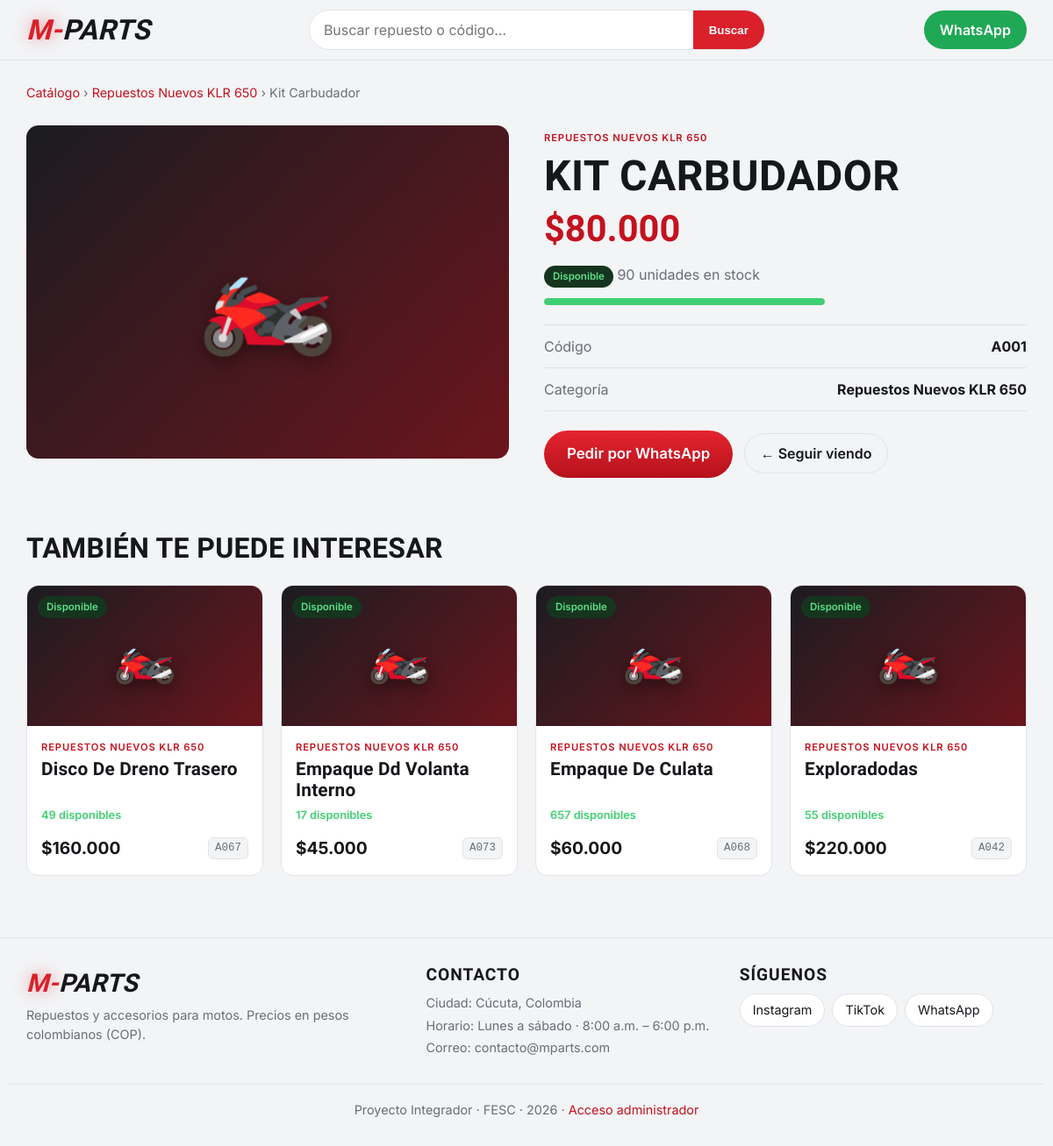
Page /mparts_actualizacion_panel_fotos/mparts/producto.php?codigo=A001 on the committed database.
### tables this page shows
CREATE TABLE `productos` (
  `codigo_producto` varchar(20) NOT NULL,
  `nombre` varchar(150) NOT NULL,
  `categoria` varchar(100) DEFAULT NULL,
  `compras_iniciales` int(11) NOT NULL DEFAULT 0,
  `ventas_registradas` int(11) DEFAULT 0,
  `stock_actual` int(11) NOT NULL DEFAULT 0,
  `costo_unitario` decimal(12,2) NOT NULL DEFAULT 0.00,
  `precio_venta` decimal(12,2) NOT NULL DEFAULT 0.00,
  PRIMARY KEY (`codigo_producto`)
);

### mparts_app_infinity/config.php (called while the page is built, shortened)
<?php
function db(): PDO {
    static $pdo = null;
    if (!$pdo) {
        $pdo = new PDO('mysql:host=' . DB_HOST . ';dbname=' . DB_NAME . ';charset=utf8mb4', DB_USER, DB_PASS, [
            PDO::ATTR_ERRMODE => PDO::ERRMODE_EXCEPTION,
            PDO::ATTR_DEFAULT_FETCH_MODE => PDO::FETCH_ASSOC,
        ]);
    }
    return $pdo;
}
function h($s): string { return htmlspecialchars((string)$s, ENT_QUOTES, 'UTF-8'); }
function cop($n): string { return '$' . number_format((float)$n, 0, ',', '.'); }
function nombre($s): string { return mb_convert_case(mb_strtolower($s), MB_CASE_TITLE); }
function cat_label($c): string {
    $t = mb_convert_case(mb_strtolower($c), MB_CASE_TITLE);
    return str_replace(['Klr', 'Dr ', 'V-strom'], ['KLR', 'DR ', 'V-Strom'], $t);
}
function cat_icon($c): string {
    $c = strtoupper($c);
    return '🏍️';
}
function stock_badge($n): array {
    return ['Disponible', 'ok'];
}
function url(array $o = []): string {
    $p = array_filter(array_merge($_GET, $o), fn($v) => $v !== '' && $v !== null);
    return 'index.php' . ($p ? '?' . http_build_query($p) : '');
}

### mparts_actualizacion_panel_fotos/mparts/includes/fotos.php (called while the page is built, shortened)
<?php
function foto_dir(): string { return __DIR__ . '/../assets/img/productos/'; }
function foto_codigo(string $c): string { return preg_replace('/[^A-Za-z0-9_-]/', '', $c); }
function foto(string $codigo): ?string {
    $c = foto_codigo($codigo); if ($c === '') return null;
    foreach (FOTO_EXT as $e) {
        $f = foto_dir() . $c . '.' . $e;
    }
    return null;
}

### mparts_actualizacion_panel_fotos/mparts/producto.php (the view, shortened to what this page needs)
<?php
require_once __DIR__ . '/config.php';
$codigo = $_GET['codigo'] ?? ''; $p = null; $rel = []; $error = null; $E = CAT_SQL;
try {
    $st = db()->prepare("SELECT codigo_producto, nombre, $E AS cat, stock_actual, precio_venta FROM productos WHERE codigo_producto = :c");
    $st->execute([':c' => $codigo]); $p = $st->fetch();
    if ($p) {
        $st = db()->prepare("SELECT codigo_producto, nombre, $E AS cat, stock_actual, precio_venta FROM productos WHERE $E = :cat AND codigo_producto <> :c ORDER BY RAND() LIMIT 4");
        $st->execute([':cat' => $p['cat'], ':c' => $codigo]); $rel = $st->fetchAll();
    }
} catch (PDOException $e) { $error = $e->getMessage(); }
include __DIR__ . '/includes/header.php';
?>
<main class="wrap">
<?php if ($error): ?>
  <div class="alert"><b>Error de base de datos.</b><br><small><?= h($error) ?></small></div>
<?php elseif (!$p): ?>
  <div class="empty">Producto no encontrado. <a href="index.php">Volver al catálogo</a></div>
<?php else: [$txt, $cls] = stock_badge($p['stock_actual']);
  $msg = 'Hola M-PARTS, me interesa: ' . nombre($p['nombre']) . ' (código ' . $p['codigo_producto'] . ').'; ?>
  <p class="crumbs"><a href="index.php">Catálogo</a> › <a href="<?= h(url(['cat' => $p['cat'], 'q' => '', 'p' => ''])) ?>"><?= h(cat_label($p['cat'])) ?></a> › <?= h(nombre($p['nombre'])) ?></p>
  <section class="detail">
    <div class="thumb big"><?php if ($ph = foto($p['codigo_producto'])): ?><img src="<?= h($ph) ?>" alt="<?= h(nombre($p['nombre'])) ?>" loading="lazy"><?php else: ?><span><?= cat_icon($p['cat']) ?></span><?php endif; ?></div>
    <div>
      <small class="cat"><?= h(cat_label($p['cat'])) ?></small>
      <h1><?= h(nombre($p['nombre'])) ?></h1>
      <p class="price"><?= cop($p['precio_venta']) ?></p>
      <p><span class="badge <?= $cls ?>"><?= $txt ?></span> <span class="muted"><?= (int)$p['stock_actual'] ?> unidades en stock</span></p>
      <div class="meter"><i class="<?= $cls ?>" style="width:<?= min(100, max(3, $p['stock_actual'] * 2)) ?>%"></i></div>
      <ul class="facts"><li><span>Código</span><b><?= h($p['codigo_producto']) ?></b></li><li><span>Categoría</span><b><?= h(cat_label($p['cat'])) ?></b></li></ul>
      <a class="btn big-btn" href="https://wa.me/<?= WHATSAPP ?>?text=<?= urlencode($msg) ?>" target="_blank" rel="noopener"><?= $p['stock_actual'] > 0 ? 'Pedir por WhatsApp' : 'Consultar disponibilidad' ?></a>
      <a class="btn ghost" href="index.php">← Seguir viendo</a>
    </div>
  </section>
  <?php if ($rel): ?>
  <h2 class="sec">También te puede interesar</h2>
  <div class="grid">
    <?php foreach ($rel as $r): [$t2, $c2] = stock_badge($r['stock_actual']); ?>
      <a class="card" href="producto.php?codigo=<?= urlencode($r['codigo_producto']) ?>">
        <div class="thumb"><?php if ($ph = foto($r['codigo_producto'])): ?><img src="<?= h($ph) ?>" alt="<?= h(nombre($r['nombre'])) ?>" loading="lazy"><?php else: ?><span><?= cat_icon($r['cat']) ?></span><?php endif; ?><em class="badge <?= $c2 ?>"><?= $t2 ?></em></div>
        <div class="info"><small class="cat"><?= h(cat_label($r['cat'])) ?></small><h3><?= h(nombre($r['nombre'])) ?></h3>
        <small class="stk <?= $c2 ?>"><?= $r['stock_actual'] > 0 ? (int)$r['stock_actual'] . ' disponibles' : 'Sin stock' ?></small>
        <div class="row"><strong><?= cop($r['precio_venta']) ?></strong><code><?= h($r['codigo_producto']) ?></code></div></div>
      </a>
    <?php endforeach; ?>
  </div>
  <?php endif; endif; ?>
</main>
<?php include __DIR__ . '/includes/footer.php'; ?>

### mparts_actualizacion_panel_fotos/mparts/assets/css/style.css (style rules this page uses)
:root { --bg:#0b0c0f;--card:#14151a;--line:#2b2d35;--tx:#f2f3f5;--mu:#9a9ea9;--ac:#d9202b;--ac-tx:#ff5a63;--ac2:#c9ccd3;--r:14px }
@media (prefers-color-scheme:light) { :root { --bg:#f3f4f6;--card:#fff;--line:#e1e3e8;--tx:#16171b;--mu:#6b6d78;--ac-tx:#c4121e } }
* { box-sizing:border-box }
html { scroll-behavior:smooth }
body { margin:0;background:var(--bg);color:var(--tx);font:16px/1.5 Inter,system-ui,sans-serif }
a { color:inherit;text-decoration:none }
.wrap { max-width:1180px;margin:0 auto;padding:0 20px }
h1,h2,h3,.logo { font-family:'Barlow Condensed',sans-serif;letter-spacing:.01em }
.muted,.mu { color:var(--mu) }
code { font-size:.78rem;color:var(--mu);background:var(--bg);padding:2px 7px;border-radius:6px;border:1px solid var(--line) }
.btn { display:inline-block;padding:10px 18px;border-radius:999px;background:var(--ac);color:#fff;font-weight:600;transition:.2s }
.btn.ghost { background:none;border:1px solid var(--line);color:var(--tx) }
.big-btn { padding:14px 26px;font-size:1.05rem;margin-right:8px }
.grid { display:grid;grid-template-columns:repeat(auto-fill,minmax(240px,1fr));gap:20px }
.card { background:var(--card);border:1px solid var(--line);border-radius:var(--r);overflow:hidden;display:flex;flex-direction:column;transition:.25s }
.thumb { position:relative;height:160px;display:grid;place-items:center;background:linear-gradient(135deg,#1b1c21,#a3101a 170%) }
.thumb span { font-size:3.6rem;filter:drop-shadow(0 6px 10px rgba(0,0,0,.4));transition:.25s }
.thumb.big { height:380px;border-radius:var(--r) }
.thumb.big span { font-size:8rem }
.badge { font-style:normal;font-size:.72rem;font-weight:600;padding:4px 10px;border-radius:999px;display:inline-block }
.thumb .badge { position:absolute;top:12px;left:12px }
.badge.ok { background:#16351f;color:#5be08a }
.info { padding:16px;display:flex;flex-direction:column;gap:6px;flex:1 }
.cat { color:var(--ac-tx);text-transform:uppercase;letter-spacing:.08em;font-size:.7rem;font-weight:600 }
.info h3 { margin:0;font-size:1.3rem;line-height:1.15;font-weight:700;flex:1 }
.row { display:flex;justify-content:space-between;align-items:center;margin-top:8px }
.row strong { font-size:1.2rem }
.empty a,.crumbs a { color:var(--ac-tx) }
.crumbs { margin:26px 0;color:var(--mu);font-size:.9rem }
.detail { display:grid;grid-template-columns:1fr 1fr;gap:40px;align-items:start }
.detail h1 { font-size:clamp(2rem,4vw,3rem);line-height:1.05;margin:.2em 0;text-transform:uppercase }
.price { font:800 2.6rem 'Barlow Condensed';color:var(--ac-tx);margin:.1em 0 }
.facts { list-style:none;padding:0;margin:22px 0;border-top:1px solid var(--line) }
.facts li { display:flex;justify-content:space-between;padding:12px 0;border-bottom:1px solid var(--line) }
.facts span { color:var(--mu) }
.sec { font-size:2rem;margin:56px 0 18px;text-transform:uppercase }
.stk { font-size:.8rem;font-weight:600 }
.stk.ok { color:#3fcf72 }
.meter { height:8px;border-radius:99px;background:var(--line);overflow:hidden;margin:-4px 0 14px;max-width:320px }
.meter i { display:block;height:100%;border-radius:99px;background:#3fcf72 }
.btn { background:linear-gradient(180deg,#e5242f,#b5121c) }
.thumb { overflow:hidden }
.thumb .badge { z-index:1 }

### rows in the picture
productos: nombre "Kit Carbudador", nombre "KIT CARBUDADOR", precio_venta "$80.000", stock_actual "90", codigo_producto "A001"
productos: cat "🏍️", t2 "Disponible", cat "REPUESTOS NUEVOS KLR 650", nombre "Disco De Dreno Trasero", stock_actual "49", precio_venta "$160.000", codigo_producto "A067"
productos: cat "🏍️", t2 "Disponible", cat "REPUESTOS NUEVOS KLR 650", nombre "Empaque Dd Volanta Interno", stock_actual "17", precio_venta "$45.000", codigo_producto "A073"
productos: cat "🏍️", t2 "Disponible", cat "REPUESTOS NUEVOS KLR 650", nombre "Empaque De Culata", stock_actual "657", precio_venta "$60.000", codigo_producto "A068"
productos: cat "🏍️", t2 "Disponible", cat "REPUESTOS NUEVOS KLR 650", nombre "Exploradodas", stock_actual "55", precio_venta "$220.000", codigo_producto "A042"

### other values in the picture
cat_label($p['cat']) "Repuestos Nuevos KLR 650"
cat_icon($p['cat']) "🏍️"
cat_label($p['cat']) "REPUESTOS NUEVOS KLR 650"
$txt "Disponible"
$k "Ciudad"
$v "Cúcuta, Colombia"
$k "Horario"
$v "Lunes a sábado · 8:00 a.m. – 6:00 p.m."
$k "Correo"
$v "contacto@mparts.com"
$n "Instagram"
$n "TikTok"
